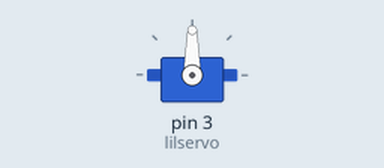
Recording of a sketch running on a simulated Arduino Uno, built with avr-gcc and run on an emulated ATmega328P. Shown: servo. What the sketch prints to the serial monitor is not drawn.

Above: at 0.05 s.
At 1.5 s:
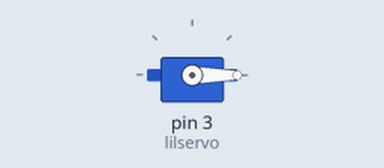
At 3.0 s:
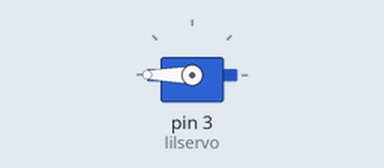
Timing chart, 0 to 6.9 s (numbered marks = the images above):
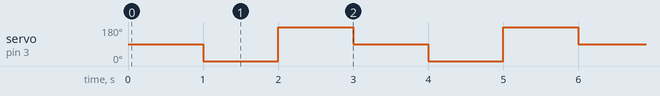

The sketch:

servo_setup.ino
```cpp
#include <Servo.h>
Servo lilservo; // Define our Servo

void setup()
{
  Serial.begin (9600);
  lilservo.attach(3); // servo on digital pin 3
}

void loop()
{
  lilservo.write(0);
  Serial.println("Let's get this party started");
  lilservo.write(90);  // Turn Servo Left to 45 degrees
  delay(1000);          // Wait 1 second
  lilservo.write(0);   // Turn Servo Left to 0 degrees
  delay(1000);          // Wait 1 second
  lilservo.write(180);  // Turn Servo back to center position (90 degrees)
  delay(1000);          // Wait 1 second
}
```

Measured:
- by itself, servo on pin 3 (lilservo): repeats every 3.0 s: 180° 1.0 s, 90° 1.0 s, 0° 1.0 s
